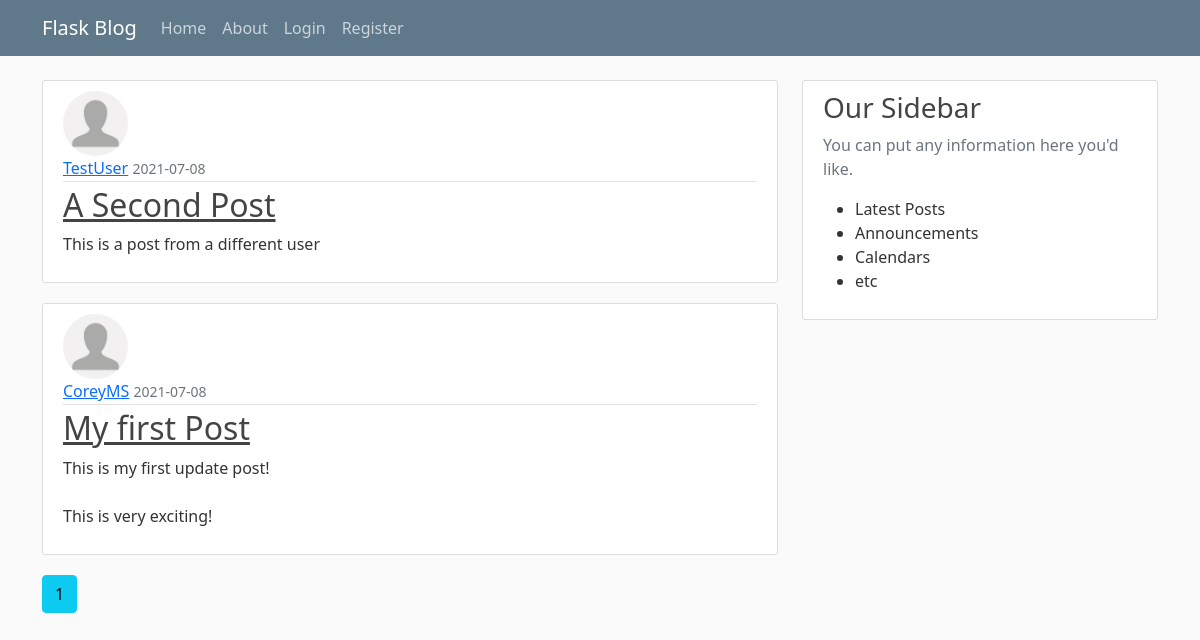
Page /home on the earlier database version.
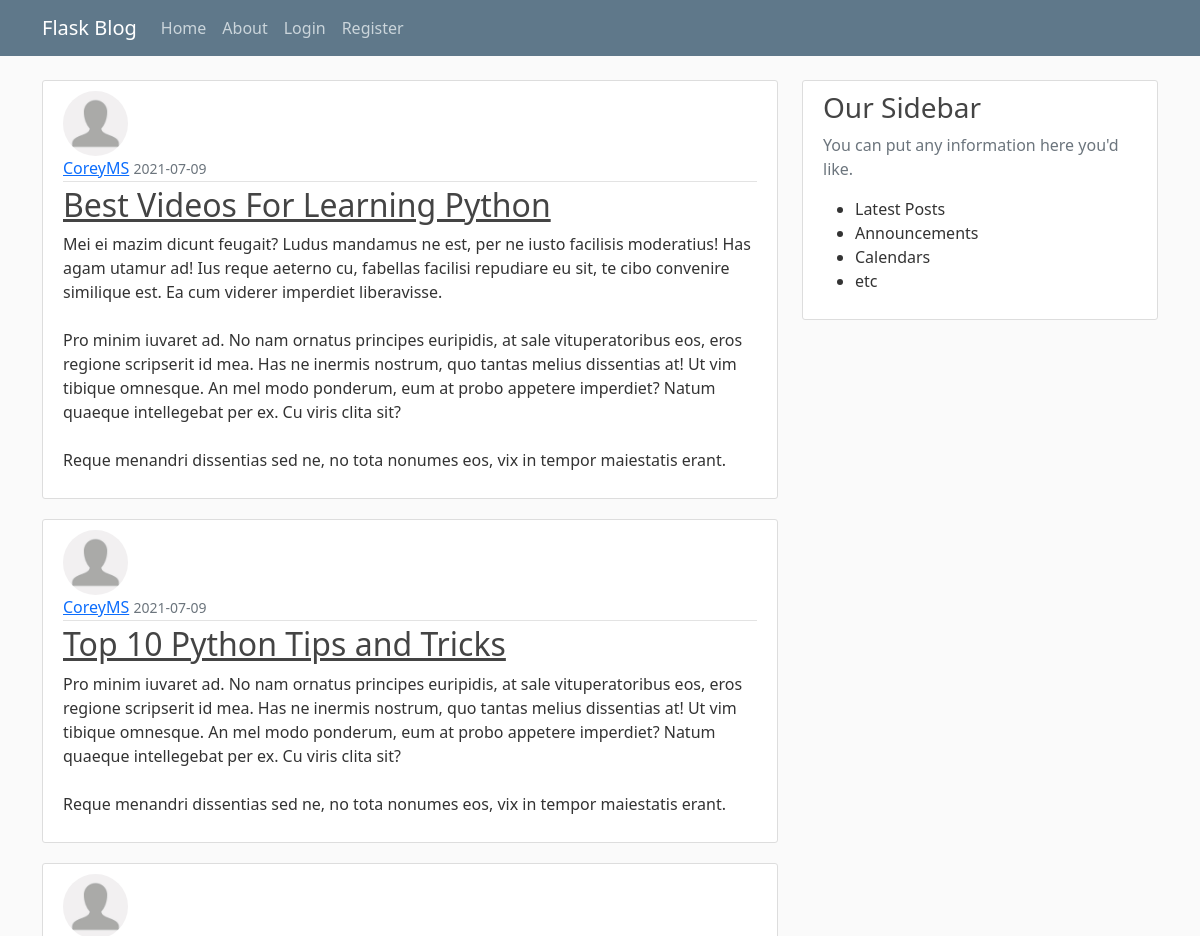
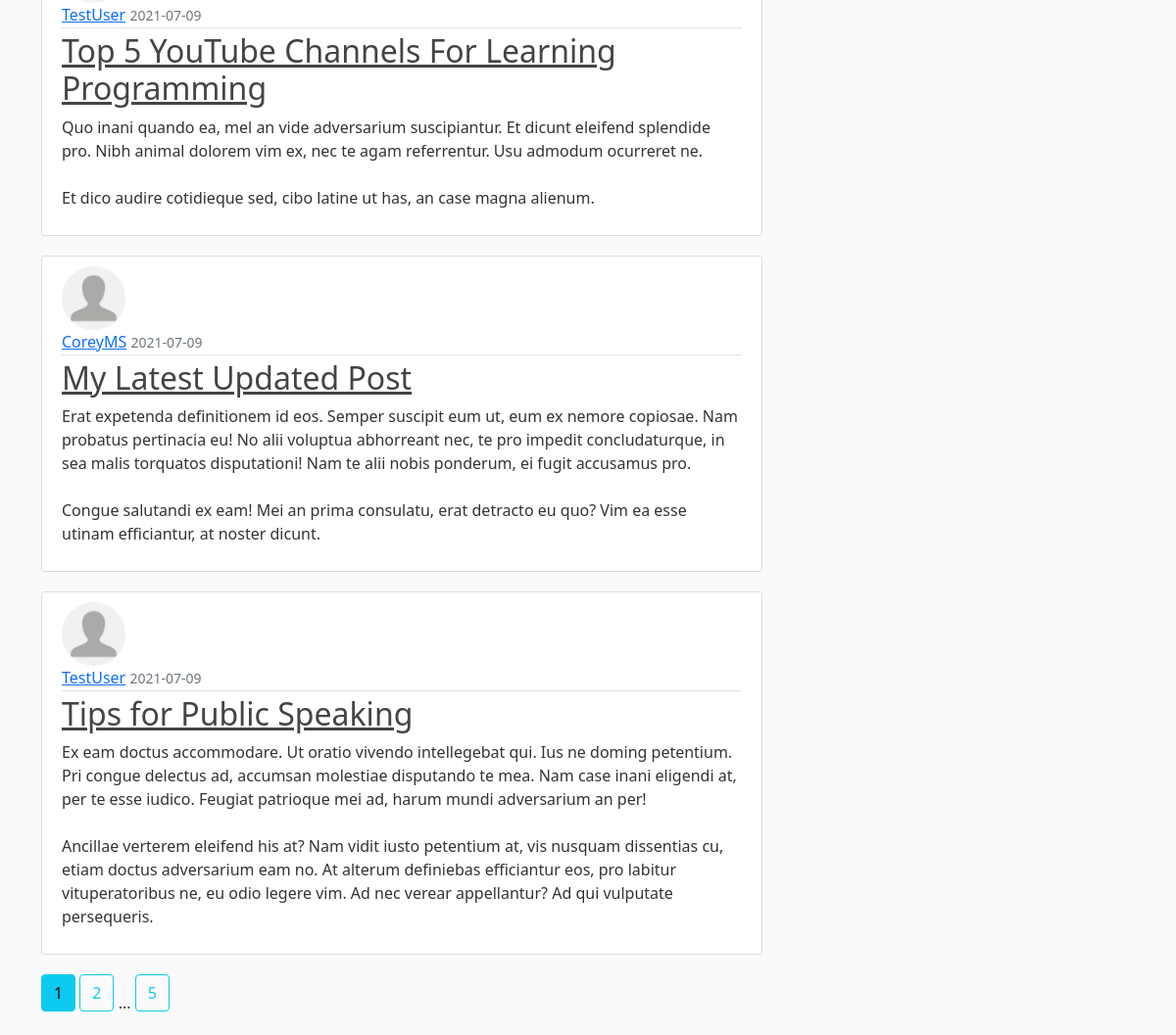
Same page on the later database version (2 pictures, top to bottom).
### flaskblog/models.py (models this page shows, shortened)
class Post(db.Model):
    id = db.Column(db.Integer, primary_key=True)
    title = db.Column(db.String(100), nullable=False)
    date_posted = db.Column(db.DateTime, nullable=False, default=datetime.utcnow)
    content = db.Column(db.Text, nullable=False)
    user_id = db.Column(db.Integer, db.ForeignKey('user.id'), nullable=False)

class User(db.Model, UserMixin):
    id = db.Column(db.Integer, primary_key=True)
    username = db.Column(db.String(20), unique=True, nullable=False)
    email = db.Column(db.String(120), unique=True, nullable=False)
    image_file = db.Column(db.String(20), nullable=False, default='default.jpg')
    password = db.Column(db.String(60), nullable=False)
    posts = db.relationship('Post', backref='author', lazy=True)

### flaskblog/routes.py (the view)
@app.route("/")
@app.route("/home")
def home():
    page = request.args.get('page', 1, type=int)
    posts = Post.query.order_by(Post.date_posted.desc()).paginate(page=page, per_page=5)
    return render_template('home.html', posts=posts)

### flaskblog/templates/home.html
{% extends "layout.html" %}
{% block content %}
    {% for post in posts.items %}
    <article class="media content-section">
        <img class="rounded-circle article-img" src="{{ url_for('static', filename='profile_pics/' + post.author.image_file) }}">
        <div class="media-body">
            <div class="article-metadata">
                <a class="mr-2" href="{{ url_for('user_posts', username=post.author.username) }}">{{ post.author.username }}</a>
                <small class="text-muted">{{ post.date_posted.strftime('%Y-%m-%d') }}</small>
            </div>
            <h2><a class="article-title" href="{{ url_for('post', post_id=post.id) }}">{{ post.title }}</a></h2>
            <p class="article-content">{{ post.content }}</p>
        </div>
    </article>
    {% endfor %}
    {% for page_num in posts.iter_pages(left_edge=1, right_edge=1, left_current=1, right_current=2) %}
    {% if page_num %}
        {% if posts.page == page_num %}
            <a class="btn btn-info mb-4" href="{{ url_for('home', page=page_num) }}">{{ page_num }}</a>
        {% else %}
            <a class="btn btn-outline-info mb-4" href="{{ url_for('home', page=page_num) }}">{{ page_num }}</a>
        {% endif %}
    {% else %}
        ...
    {% endif %}
    {% endfor %}
{% endblock content %}

Differences in the rows shown:
no longer on this page (row edited): Post: image_file (placeholder picture), author.username "TestUser", date_posted "2021-07-08", title "A Second Post", content "This is a post from a different user"
no longer on this page (row edited): Post: image_file (placeholder picture), author.username "CoreyMS", date_posted "2021-07-08", title "My first Post", content "This is my first update post! This is very exciting!"
added Post: image_file (placeholder picture), author.username "CoreyMS", date_posted "2021-07-09", title "Best Videos For Learning Python", content "Mei ei mazim dicunt feugait? Ludus mandamus ne est, per ne iusto facilisis moderatius! Has agam utamur ad! Ius reque aeterno cu, fabellas facilisi repudiare eu sit, te cibo convenire similique est. Ea cum viderer imperdiet liberavisse. Pro minim iuvaret ad. No nam ornatus principes euripidis, at sale vituperatoribus eos, eros regione scripserit id mea. Has ne inermis nostrum, quo tantas melius dissentias at! Ut vim tibique omnesque. An mel modo ponderum, eum at probo appetere imperdiet? Natum quaeque intellegebat per ex. Cu viris clita sit? Reque menandri dissentias sed ne, no tota nonumes eos, vix in tempor maiestatis erant."
added Post: image_file (placeholder picture), author.username "CoreyMS", date_posted "2021-07-09", title "Top 10 Python Tips and Tricks", content "Pro minim iuvaret ad. No nam ornatus principes euripidis, at sale vituperatoribus eos, eros regione scripserit id mea. Has ne inermis nostrum, quo tantas melius dissentias at! Ut vim tibique omnesque. An mel modo ponderum, eum at probo appetere imperdiet? Natum quaeque intellegebat per ex. Cu viris clita sit? Reque menandri dissentias sed ne, no tota nonumes eos, vix in tempor maiestatis erant."
added Post: image_file (placeholder picture), author.username "TestUser", date_posted "2021-07-09", title "Top 5 YouTube Channels For Learning Programming", content "Quo inani quando ea, mel an vide adversarium suscipiantur. Et dicunt eleifend splendide pro. Nibh animal dolorem vim ex, nec te agam referrentur. Usu admodum ocurreret ne. Et dico audire cotidieque sed, cibo latine ut has, an case magna alienum."
added Post: image_file (placeholder picture), author.username "CoreyMS", date_posted "2021-07-09", title "My Latest Updated Post", content "Erat expetenda definitionem id eos. Semper suscipit eum ut, eum ex nemore copiosae. Nam probatus pertinacia eu! No alii voluptua abhorreant nec, te pro impedit concludaturque, in sea malis torquatos disputationi! Nam te alii nobis ponderum, ei fugit accusamus pro. Congue salutandi ex eam! Mei an prima consulatu, erat detracto eu quo? Vim ea esse utinam efficiantur, at noster dicunt."
added Post: image_file (placeholder picture), author.username "TestUser", date_posted "2021-07-09", title "Tips for Public Speaking", content "Ex eam doctus accommodare. Ut oratio vivendo intellegebat qui. Ius ne doming petentium. Pri congue delectus ad, accumsan molestiae disputando te mea. Nam case inani eligendi at, per te esse iudico. Feugiat patrioque mei ad, harum mundi adversarium an per! Ancillae verterem eleifend his at? Nam vidit iusto petentium at, vis nusquam dissentias cu, etiam doctus adversarium eam no. At alterum definiebas efficiantur eos, pro labitur vituperatoribus ne, eu odio legere vim. Ad nec verear appellantur? Ad qui vulputate persequeris."
Other differences:
new list line: "2"
new list line: "5"
